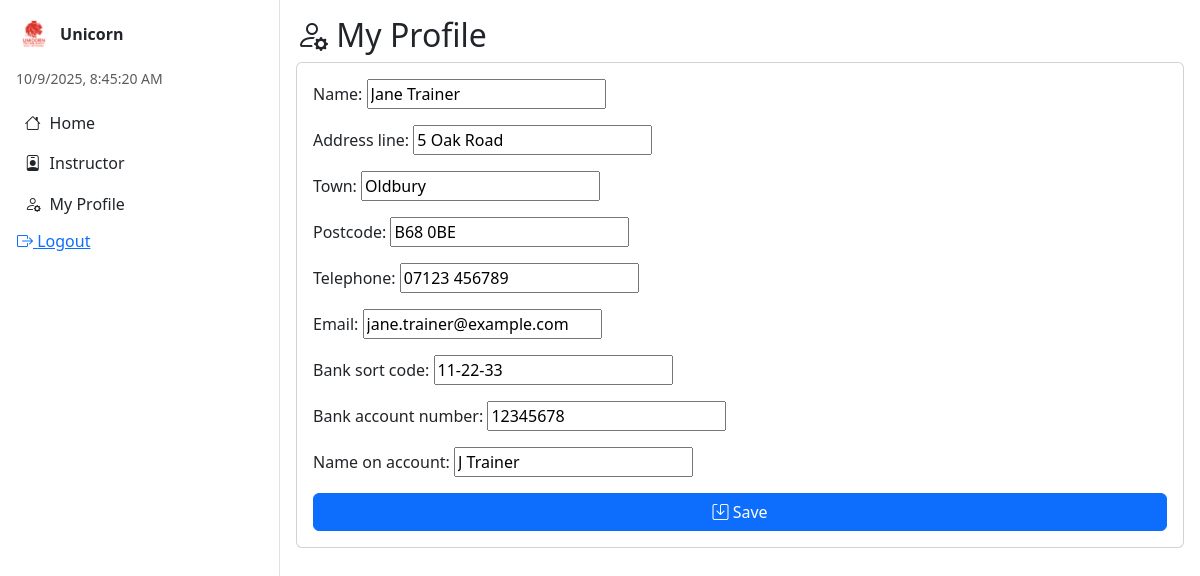
The page /app/instructor/profile/ (signed in) on the database its author committed.
### unicorn_project/training/models.py (models this page shows, shortened)
class Instructor(models.Model):
    id=models.UUIDField(primary_key=True, default=uuid.uuid4, editable=False)
    user = models.OneToOneField(User, null=True, blank=True, on_delete=models.PROTECT, related_name='instructor')
    name=models.CharField(max_length=255)
    address_line=models.CharField(max_length=255, blank=True)
    town=models.CharField(max_length=120, blank=True)
    postcode=models.CharField(max_length=12, blank=True)
    telephone=models.CharField(max_length=32, blank=True)
    email=models.EmailField(unique=True)
    bank_sort_code=models.CharField(max_length=16, blank=True)
    bank_account_number=models.CharField(max_length=20, blank=True)
    name_on_account=models.CharField(max_length=255, blank=True)

### unicorn_project/training/views.py (the view)
# urls.py: path('app/instructor/profile/', views.instructor_profile, name='instructor_profile'),
@login_required
def instructor_profile(request):
    try:
        inst = Instructor.objects.get(user=request.user)
    except Instructor.DoesNotExist:
        inst = None
    if request.method == "POST":
        form = InstructorProfileForm(request.POST, instance=inst)
        if form.is_valid():
            obj = form.save(commit=False)
            obj.user = request.user
            obj.save()
            messages.success(request, "Profile saved.")
            return redirect("instructor_profile")
    else:
        form = InstructorProfileForm(instance=inst)
    return render(request, "instructor/profile.html", {
        "title": "My Profile",
        "form": form,
    })

### unicorn_project/training/forms.py
class InstructorProfileForm(forms.ModelForm):
    class Meta:
        model = Instructor
        fields = [
            "name", "address_line", "town", "postcode",
            "telephone", "email",
            "bank_sort_code", "bank_account_number", "name_on_account",
        ]

### unicorn_project/training/context_processors.py (called while the page is built)
def role_context(request):
    user = getattr(request, "user", None)
    is_admin = False
    is_instructor = False
    if user and user.is_authenticated:
        is_admin = user.is_superuser or user.groups.filter(name__iexact="admin").exists()
        is_instructor = user.groups.filter(name__iexact="instructor").exists()
    active_role = request.session.get("active_role")
    if active_role not in {"admin", "instructor", None}:
        active_role = None
    if not active_role:
        active_role = "admin" if is_admin else ("instructor" if is_instructor else None)
    return {
        "is_admin": is_admin,
        "is_instructor": is_instructor,
        "current_role": active_role,
        "has_dual_roles": is_admin and is_instructor,
    }

def globals(request):
    return {
        "GOOGLE_MAPS_API_KEY": getattr(settings, "GOOGLE_MAPS_API_KEY", ""),
    }

### unicorn_project/training/templates/instructor/profile.html
{% extends "base.html" %}{% block content %}
<h2><i class="bi bi-person-gear"></i> My Profile</h2>
<form method="post" class="card p-3">{% csrf_token %}
{{ form.as_p }}
<button class="btn btn-primary"><i class="bi bi-save"></i> Save</button>
</form>{% endblock %}

### rows shown on the page
Instructor: name "Jane Trainer", address_line "5 Oak Road", town "Oldbury", postcode "B68 0BE", telephone "07123 456789", email "jane.trainer@example.com", bank_sort_code "11-22-33", bank_account_number "12345678", name_on_account "J Trainer"
